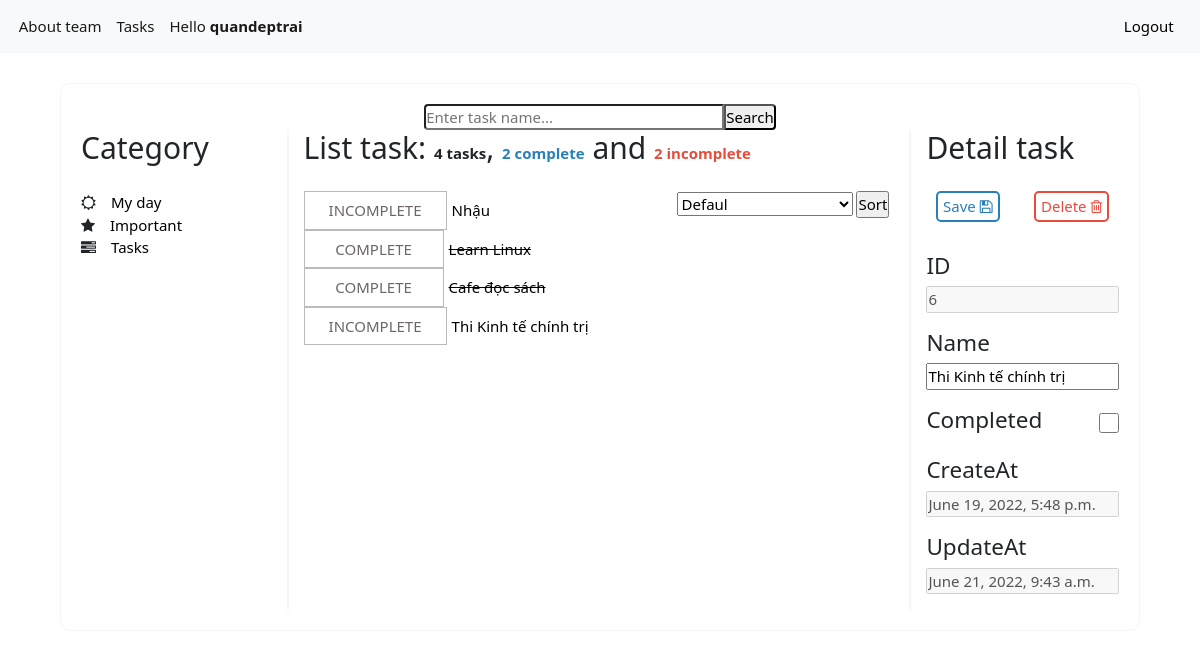
Page /list/3/6 (signed in) on the committed database.
### tasks/models.py (models this page shows, shortened)
class Task(models.Model):
    user = models.ForeignKey(User,
                             on_delete=models.CASCADE,
                             null=True, blank=True)
    name = models.TextField(max_length=255)
    createdAt = models.DateTimeField(auto_now_add=True)
    updatedAt = models.DateTimeField(auto_now=True)
    complete = models.BooleanField(default=False)
    category = models.ForeignKey(Category,
                                   on_delete=models.CASCADE,
                                   blank=True, null=True)

### tasks/views.py (the view)
# urls.py: path('list/<int:category_id>/<int:task_id>', detail_view, name = 'detail'),
def detail_view(request, category_id, task_id):
    task = Task.objects.get(id=task_id)
    user = request.user if request.user.is_authenticated else None
    tasks = Task.objects.all()
    if category_id != 3:
        tasks = tasks.filter(category__id = category_id)
    tasks = tasks.filter(user=user)
    count_complete = tasks.filter(complete = True).count()
    count_incomplete = tasks.filter(complete = False).count()
    context = {
        'task': task,
        'tasks': tasks,
        'category_id': category_id,
        'count_complete': count_complete,
        'count_incomplete': count_incomplete,
    }
    return render(request, 'list.html', context)

### tasks/templates/list.html (shortened to what this page needs)
{%extends 'base.html'%} {%block body%}
<div class="list-form">
  <div class="search-task">
    <form>
      <input
        type="text"
        name="keyword"
        class="input-text-search"
        id="keyword"
        value="{{keyword|default:''}}"
        placeholder="Enter task name..."
      />
      <input type="submit" class="input-submit-search" value="Search" />
  </div>
  <div class="main-list-task">
    <div class="category-task">
      <h2>Category</h2>
      <div class="menu-category">
        <ul>
          <li>
            <i class="fa fa-sun-o" aria-hidden="true"></i
            ><a href="{% url 'tasks:list' 1 %}">My day</a>
          </li>
          <li>
            <i class="fa fa-star" aria-hidden="true"></i
            ><a href="{% url 'tasks:list' 2 %}">Important</a>
          </li>
          <li>
            <i class="fa fa-tasks" aria-hidden="true"></i
            ><a href="{% url 'tasks:list' 3 %}">Tasks</a>
          </li>
        </ul>
      </div>
    </div>
    <div class="list-task">
      <h2 style="display: inline-block">
        List task: <b>{{tasks.count}} tasks</b>,
        <b style="color: #2980b9">{{count_complete}} complete</b> and
        <b style="color: #e74c3c">{{count_incomplete}} incomplete</b>
      </h2>
      <div style="
        float: right;
      ">
        <select name="sort">
          {% if typesort %}
            {% if typesort == "0" %}
            <option value=0 selected="selected">Defaul</option>
            <option value=1>Sort by name</option>
            <option value=2>Complete/Incomplete</option>
            {%elif typesort == "1"%}
            <option value=0>Defaul</option>
            <option value=1 selected="selected">Sort by name</option>
            <option value=2>Complete/Incomplete</option>
            {%elif typesort == "2"%}
            <option value=0>Defaul</option>
            <option value=1>Sort by name</option>
            <option value=2 selected="selected">Complete/Incomplete</option>
            {%endif%}
          {% else%}
            <option value=0>Defaul</option>
          {% endif %}
        </select>
        <input type="submit" value="Sort" style="margin-right: 20px;"/>
      </div>
      <div>
        <div class="show-list">
          {% for task in tasks%}
          <div class="task">
            <form method="post">
              {% if task.complete %}
              <a
                href="/list/{{category_id}}/{{task.id}}/complete?{{keyword}}&{{typesort}}"
                style="border: 1px solid #bbbbbb;
                color: #6c6666;
                font-style: none;
                text-decoration: none;
                padding: 7px 24px;
                min-width: 140px;
                text-align: center;"
                >COMPLETE</a
              >
              <a
                href="/list/{{category_id}}/{{task.id}}"
                style="text-decoration-line: line-through; color: black"
                >{{task.name}}</a
              >
              {% else %}
              <a
                href="/list/{{category_id}}/{{task.id}}/complete?{{keyword}}&{{typesort}}"
                style="border: 1px solid #bbbbbb;
                color: #6c6666;
                font-style: none;
                text-decoration: none;
                padding: 7px 24px;
                min-width: 140px;
                text-align: center;"
                >INCOMPLETE</a
              >
              <a
              <a href="/list/{{category_id}}/{{task.id}}" style="text-decoration: none; color: black"
                >{{task.name}}</a
              >
              {% endif %}
            </form>
          </div>
          {% endfor %}
        </div>
      </div>
    </div>
    <div class="detail-task">
      <h2>Detail task</h2>
      <div
        class="submit-save-delete"
        style="
          display: flex;
          align-items: center;
          justify-content: space-around;
          gap: 1rem;
        "
      >
        <a
          href="#"
          style="
            text-decoration: none;
            color: #2980b9;
            border: 2px solid #2980b9;
            border-radius: 5px;
            padding: 2px 5px 2px 5px;
          "
          >Save <i class="fa fa-floppy-o" aria-hidden="true"></i
        ></a>
        <a
          href="#"
          style="
            text-decoration: none;
            color: #e74c3c;
            border: 2px solid #e74c3c;
            border-radius: 5px;
            padding: 2px 5px 2px 5px;
          "
          >Delete <i class="fa fa-trash-o" aria-hidden="true"></i
        ></a>
      </div>
      {%if task%}
        <div class="detail" style="margin-top: 30px">
          <h4>ID</h4>
          <input type="text" name='id' value="{{task.id}}" style="margin-bottom: 16px; width: 100%;" disabled="disabled">
          <h4>Name</h4>
          <input type="text" name='id' value="{{task.name}}" style="margin-bottom: 16px; width: 100%;">
          <div style="display: flex; justify-content: space-between;  margin-bottom: 16px; align-items: center;">
            <h4 style="display: inline-block;">Completed</h4>
            {%if task.complete%}
            <input type="checkbox" name="iscomplete" value="{{task.complete}}" checked style="width: 20px; height: 20px;">
            {%else%}
            <input type="checkbox" name="iscomplete" value="{{task.complete}}" style="width: 20px; height: 20px;">
            {%endif%}
          </div>
          <h4>CreateAt</h4>
          <input type="text" name='id' value="{{task.createdAt}}" style="margin-bottom: 16px; width: 100%;"  disabled="disabled">
          <h4>UpdateAt</h4>
          <input type="text" name='id' value="{{task.updatedAt}}" style="margin-bottom: 16px; width: 100%;"  disabled="disabled">
        </div>
      {%endif%}
    </div>
  </div>
</div>
{% endblock %}

### todolist/templates/base.html (shortened to what this page needs)
<!DOCTYPE html>
<html lang="en">
  <head>
    {% load static %}
    <link
      rel="stylesheet"
      type="text/css"
      href="https://cdnjs.cloudflare.com/ajax/libs/normalize/3.0.2/normalize.min.css"
    />
    <link
      rel="stylesheet"
      type="text/css"
      href="https://cdnjs.cloudflare.com/ajax/libs/skeleton/2.0.4/skeleton.min.css"
    />
    <link
      rel="stylesheet"
      type="text/css"
      href="{% static 'css/style.css' %}"
    />
    <link
      href="https://cdn.jsdelivr.net/npm/bootstrap@5.1.3/dist/css/bootstrap.min.css"
      rel="stylesheet"
    />
    <link
      rel="stylesheet"
      href="https://cdnjs.cloudflare.com/ajax/libs/font-awesome/4.7.0/css/font-awesome.min.css"
    />
  </head>
  <body>
    <nav
      class="navbar navbar-expand-lg navbar-light bg-light"
      style="font-size: 15px"
    >
      <div class="container-fluid">
        <div class="collapse navbar-collapse" id="navbarSupportedContent">
          <ul class="navbar-nav me-auto mb-2 mb-lg-0">
            <li class="nav-item">
              <a class="nav-link active" aria-current="page" href="/"
                >About team</a
              >
            </li>
            {% if not user.is_authenticated %}
            <li class="nav-item">
              <a
                class="nav-link active"
                aria-current="page"
                href="{% url 'auth:login' %}"
                >Login</a
              >
            </li>
            {%else%}
            <li class="nav-item">
              <a
                class="nav-link active"
                aria-current="page"
                href="{% url 'tasks:list' 3 %}"
                >Tasks</a
              >
            </li>
            <li class="nav-item">
              <a class="nav-link active" aria-current="page" href="#"
                >Hello <strong>{{user.username}}</strong></a
              >
            </li>
            {% endif %}
          </ul>
          {% if user.is_authenticated %}
          <a
            class="nav-link active"
            aria-current="page"
            href="{% url 'auth:logout' %}"
            style="color: black"
            >Logout</a
          >
          {% endif %}
        </div>
      </div>
    </nav>
    {% block body %}{% endblock %}
  </body>
</html>

### todolist/static/css/style.css (style rules this page uses)
* { font-size: 15px; margin: 0px; padding: 0px; box-sizing: border-box; }
.list-form { margin: 0 auto; margin-top: 30px; width: 90%; border: 1px solid #f5f6fa; border-radius: 10px; padding: 20px; }
.list-form .search-task form { display: flex; align-items: center; justify-content: center; }
.list-form .search-task form input { border-radius: 0; }
.list-form .search-task form .input-text-search { width: 300px; border-bottom-left-radius: 4px; border-top-left-radius: 4px; }
.list-form .search-task form .input-submit-search { border-bottom-right-radius: 4px; border-top-right-radius: 4px; }
.list-form .main-list-task { display: flex; width: 100%; }
.list-form .main-list-task h2 { margin-bottom: 25px; }
.list-form .main-list-task .category-task { width: 20%; border-right: 2px solid #f5f6fa; }
.list-form .main-list-task .category-task .menu-category ul { padding-left: 0px; }
.list-form .main-list-task .category-task .menu-category ul li { list-style: none; }
.list-form .main-list-task .category-task .menu-category ul li a { text-decoration: none; margin-left: 15px; color: black; }
.list-form .main-list-task .list-task { width: 60%; padding-left: 15px; border-right: 2px solid #f5f6fa; }
.list-form .main-list-task .list-task .show-list .task form { display: flex; align-items: center; gap: 5px; }
.list-form .main-list-task .detail-task { padding-left: 15px; width: 20%; }

### rows in the picture
Task: name "Nhậu"
Task: name "Learn Linux"
Task: name "Cafe đọc sách"
Task: name "Thi Kinh tế chính trị", id "6", id "Thi Kinh tế chính trị", id "June 19, 2022, 5:48 p.m.", id "June 21, 2022, 9:43 a.m."

### other values in the picture
{{ user.username }} "quandeptrai"
{{ tasks.count }} "4"
{{ count_complete }} "2"
{{ count_incomplete }} "2"
